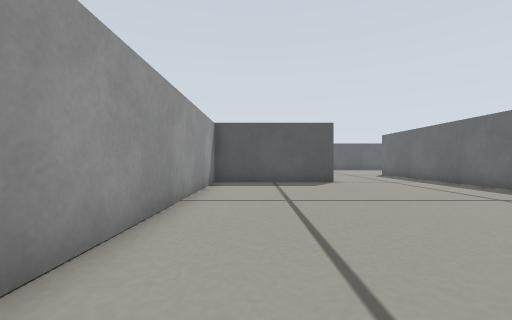
View 1 (above)

18 first-person views from a walk through a robot-simulator world made for Gazebo. The camera is 0.19 m above the floor, looks level and sees 90° across. The floor is counted in squares, 0.2 m on a side. Each view is taken from the middle of a square. On the plan, view 1 faces up. The plan holds only what a view shows up to about 11 squares ahead; the rest is blank. Robots are left out.

View 2
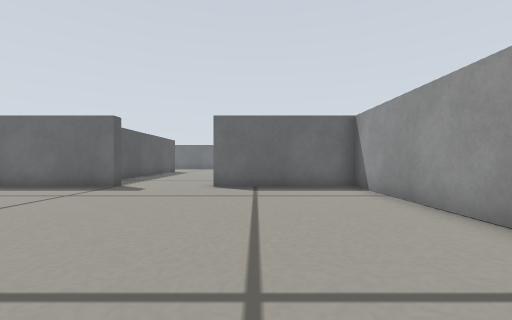

View 3
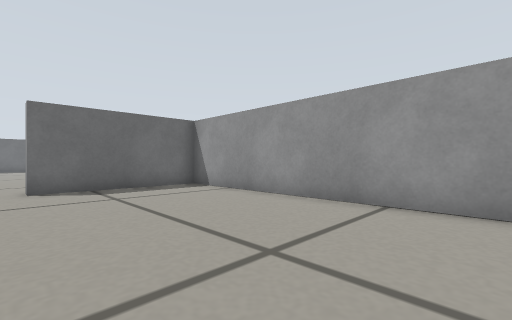

View 4
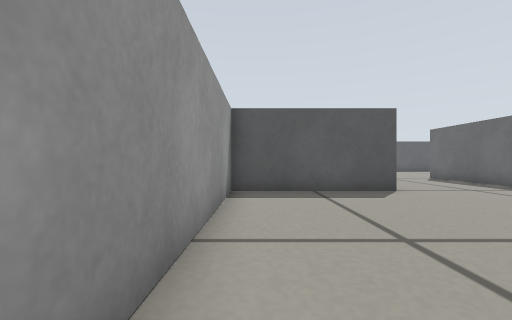

View 5
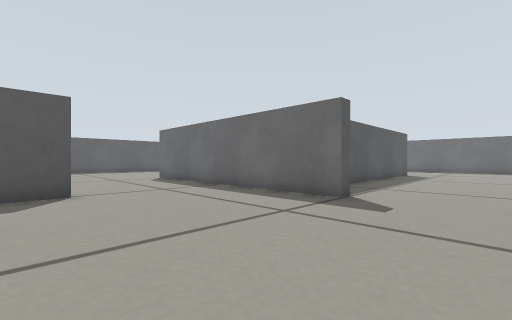

View 6
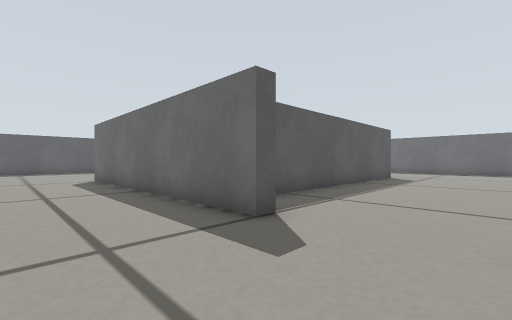

View 7
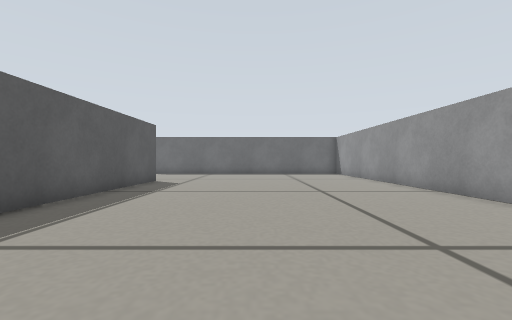

View 8
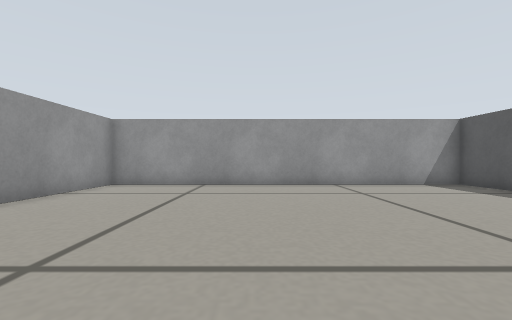

View 9
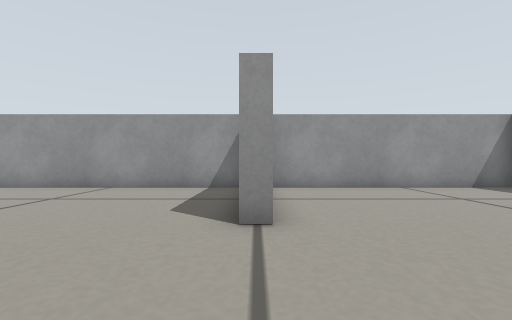

View 10
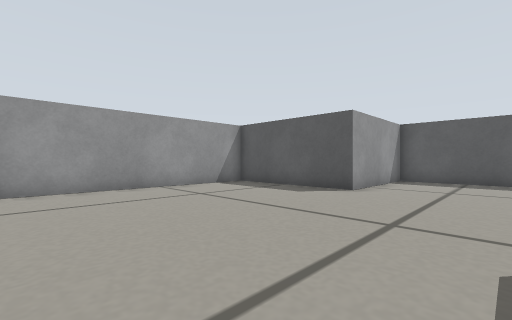

View 11
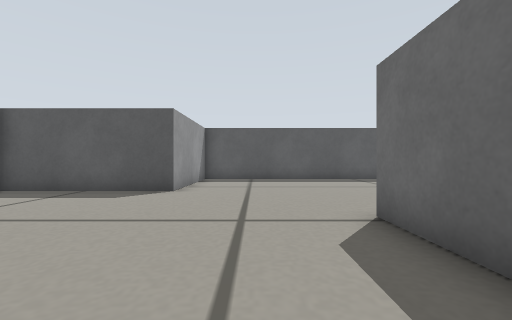

View 12
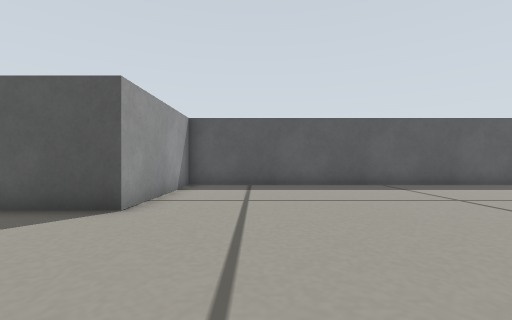

View 13
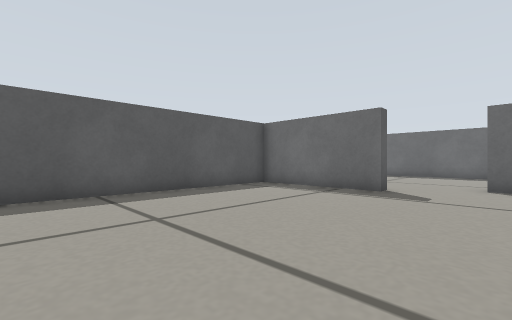

View 14
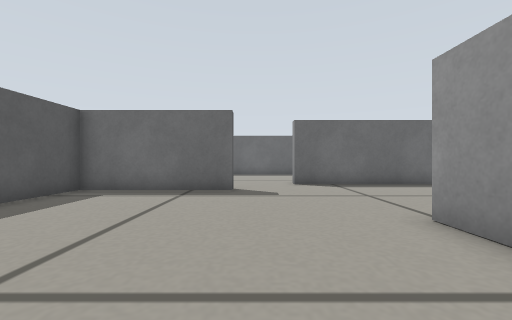

View 15
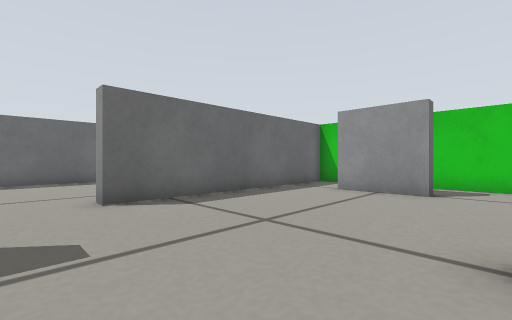

View 16
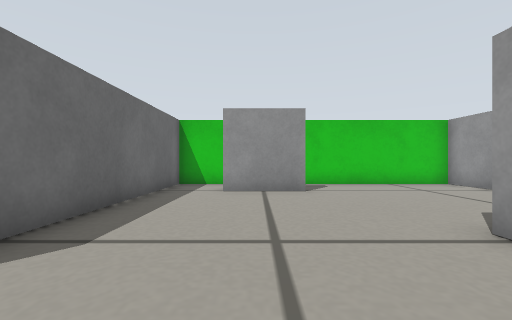

View 17
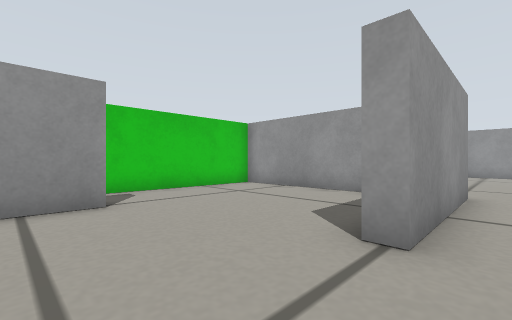

View 18
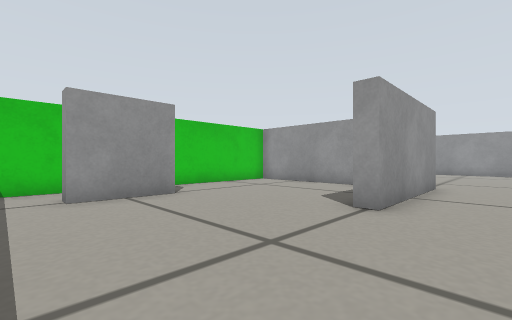

### Floor plan
Points are (right, up) in squares from view 1. A wall is a line through its corners. A room is listed if a view was taken in it or the views show most of it. See-through windows are left out.
Room 1 (views 1, 2, 3, 4, 5, 6, 7, 8)
walls: (8.5, 6) (8, 6) (8, 10.4); (3.2, 10.8) (-1.7, 10.8) (-1.7, -2.5) (8, -2.5) (8, 2.5)
ways out: opening at (5.5, 11) to room 2; opening at (8, 4)
Room 2 (views 9, 10, 11, 12)
walls: (3.2, 11.2) (3.2, 10.8); (3.5, 19.8) (-1.7, 19.8) (-1.7, 11.5); (8, 10.4) (8, 16.3)
ways out: opening at (5.5, 11) to room 1; opening at (6, 18.2) to room 3
Room 3 (views 13, 14, 15, 16, 17, 18)
walls: (8, 16.3) (13, 16.3) (13, 15.8); (17.5, 19.8) (17, 19.8) (17, 24.5) (3.5, 24.5) (3.5, 19.8); (19, 15.5) (19, 17.5) (19.5, 17.5)
ways out: opening at (6, 18.2) to room 2; opening at (16, 16) to room 4; opening at (18, 18.3)
Room 4 (no view inside)
walls: (14.5, 10.8) (14.5, 11.3) (17, 11.3) (17, 10.8); (8.5, 13.9) (8.5, 9) (14.9, 9); (16.8, 9) (19, 9) (19, 15.5)
ways out: opening at (16, 16) to room 3

Where each view was taken, in squares from view 1:
view 1: 0 up, 0 right, facing up
view 2: 1 up, 1 left, facing right
view 3: 3 up, 1 left, facing down-right
view 4: 3 up, 1 left, facing up
view 5: 3 up, 2 right, facing up-right
view 6: 3 up, 5 right, facing up-right
view 7: 3 up, 8 right, facing right
view 8: 3 up, 8 right, facing left
view 9: 11 up, 7 right, facing left
view 10: 12 up, 7 right, facing up-left
view 11: 12 up, 6 right, facing up
view 12: 15 up, 6 right, facing up
view 13: 17 up, 9 right, facing up-right
view 14: 19 up, 9 right, facing right
view 15: 19 up, 13 right, facing down-right
view 16: 19 up, 16 right, facing down
view 17: 17 up, 16 right, facing down-left
view 18: 18 up, 18 right, facing down-left
